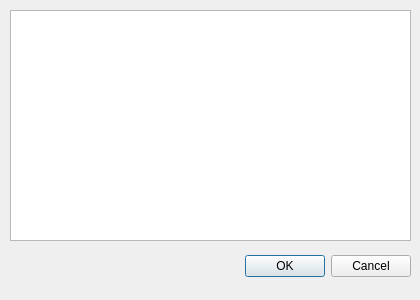
<?xml version="1.0" encoding="UTF-8"?>
<ui version="4.0">
 <class>checkStructureDialogBase</class>
 <widget class="QDialog" name="checkStructureDialogBase">
  <property name="geometry">
   <rect>
    <x>0</x>
    <y>0</y>
    <width>420</width>
    <height>300</height>
   </rect>
  </property>
  <property name="windowTitle">
   <string>Dialog</string>
  </property>
  <widget class="QDialogButtonBox" name="buttonBox">
   <property name="geometry">
    <rect>
     <x>70</x>
     <y>250</y>
     <width>341</width>
     <height>32</height>
    </rect>
   </property>
   <property name="orientation">
    <enum>Qt::Horizontal</enum>
   </property>
   <property name="standardButtons">
    <set>QDialogButtonBox::Cancel|QDialogButtonBox::Ok</set>
   </property>
  </widget>
  <widget class="QTableView" name="tableView">
   <property name="geometry">
    <rect>
     <x>10</x>
     <y>10</y>
     <width>401</width>
     <height>231</height>
    </rect>
   </property>
  </widget>
 </widget>
 <resources/>
 <connections>
  <connection>
   <sender>buttonBox</sender>
   <signal>accepted()</signal>
   <receiver>checkStructureDialogBase</receiver>
   <slot>accept()</slot>
   <hints>
    <hint type="sourcelabel">
     <x>248</x>
     <y>254</y>
    </hint>
    <hint type="destinationlabel">
     <x>157</x>
     <y>274</y>
    </hint>
   </hints>
  </connection>
  <connection>
   <sender>buttonBox</sender>
   <signal>rejected()</signal>
   <receiver>checkStructureDialogBase</receiver>
   <slot>reject()</slot>
   <hints>
    <hint type="sourcelabel">
     <x>316</x>
     <y>260</y>
    </hint>
    <hint type="destinationlabel">
     <x>286</x>
     <y>274</y>
    </hint>
   </hints>
  </connection>
 </connections>
</ui>
